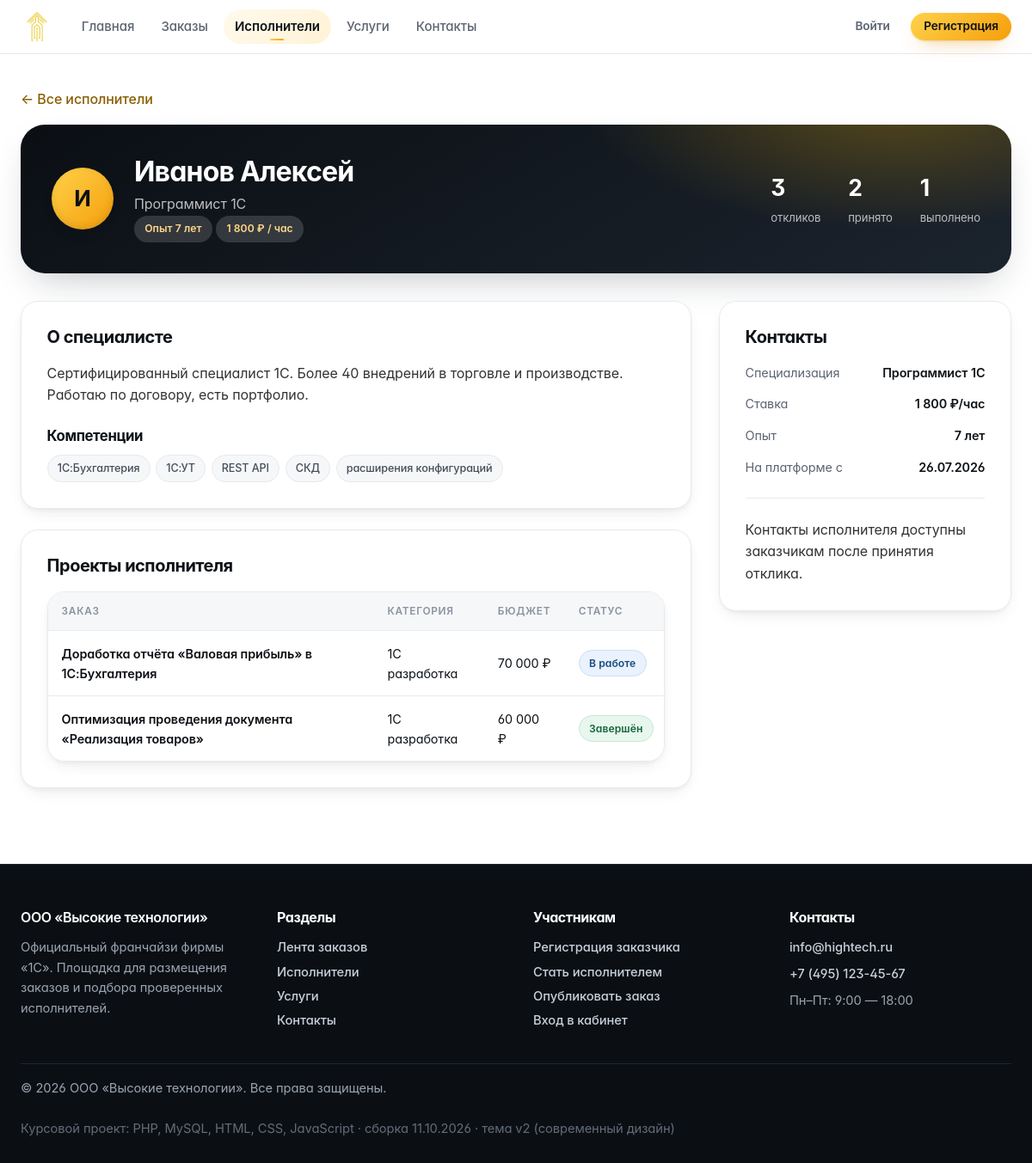
Page /freelancer.php?id=4 on the committed database.
### tables this page shows
CREATE TABLE `users` (
    `id`             INT UNSIGNED NOT NULL AUTO_INCREMENT,
    `role`           ENUM('customer','freelancer','admin') NOT NULL DEFAULT 'customer',
    `name`           VARCHAR(120)  NOT NULL COMMENT 'ФИО / название организации',
    `email`          VARCHAR(160)  NOT NULL,
    `password_hash`  VARCHAR(255)  NOT NULL,
    `phone`          VARCHAR(40)   DEFAULT NULL,
    `company`        VARCHAR(160)  DEFAULT NULL COMMENT 'Компания заказчика',
    `specialization` VARCHAR(160)  DEFAULT NULL COMMENT 'Специализация фрилансера',
    `skills`         VARCHAR(500)  DEFAULT NULL COMMENT 'Навыки через запятую',
    `rate`           INT UNSIGNED  DEFAULT NULL COMMENT 'Ставка, руб./час',
    `experience`     TINYINT UNSIGNED DEFAULT NULL COMMENT 'Опыт работы, лет',
    `about`          TEXT          DEFAULT NULL,
    `status`         ENUM('active','blocked') NOT NULL DEFAULT 'active',
    `created_at`     DATETIME      NOT NULL DEFAULT CURRENT_TIMESTAMP,
    `last_login`     DATETIME      DEFAULT NULL,
    PRIMARY KEY (`id`),
    UNIQUE KEY `uq_users_email` (`email`),
    KEY `idx_users_role` (`role`),
    KEY `idx_users_status` (`status`)
);

CREATE TABLE `orders` (
    `id`            INT UNSIGNED NOT NULL AUTO_INCREMENT,
    `customer_id`   INT UNSIGNED NOT NULL,
    `category_id`   INT UNSIGNED DEFAULT NULL,
    `freelancer_id` INT UNSIGNED DEFAULT NULL COMMENT 'Исполнитель, принятый по отклику',
    `title`         VARCHAR(200) NOT NULL,
    `description`   TEXT         NOT NULL,
    `budget`        INT UNSIGNED NOT NULL DEFAULT 0 COMMENT 'Бюджет, руб.',
    `deadline`      DATE         DEFAULT NULL COMMENT 'Срок сдачи',
    `complexity`    ENUM('low','medium','high') NOT NULL DEFAULT 'medium',
    `skills`        VARCHAR(255) DEFAULT NULL COMMENT 'Требуемые навыки',
    `status`        ENUM('open','in_progress','completed','cancelled') NOT NULL DEFAULT 'open',
    `views`         INT UNSIGNED NOT NULL DEFAULT 0,
    `created_at`    DATETIME     NOT NULL DEFAULT CURRENT_TIMESTAMP,
    `updated_at`    DATETIME     NOT NULL DEFAULT CURRENT_TIMESTAMP ON UPDATE CURRENT_TIMESTAMP,
    PRIMARY KEY (`id`),
    KEY `idx_orders_status` (`status`),
    KEY `idx_orders_category` (`category_id`),
    KEY `fk_orders_customer` (`customer_id`),
    KEY `fk_orders_freelancer` (`freelancer_id`),
    CONSTRAINT `fk_orders_customer` FOREIGN KEY (`customer_id`)
        REFERENCES `users` (`id`) ON DELETE CASCADE ON UPDATE CASCADE,
    CONSTRAINT `fk_orders_freelancer` FOREIGN KEY (`freelancer_id`)
        REFERENCES `users` (`id`) ON DELETE SET NULL ON UPDATE CASCADE,
    CONSTRAINT `fk_orders_category` FOREIGN KEY (`category_id`)
        REFERENCES `categories` (`id`) ON DELETE SET NULL ON UPDATE CASCADE
);

CREATE TABLE `categories` (
    `id`          INT UNSIGNED NOT NULL AUTO_INCREMENT,
    `name`        VARCHAR(120) NOT NULL,
    `slug`        VARCHAR(120) NOT NULL,
    `description` VARCHAR(500) DEFAULT NULL,
    `icon`        VARCHAR(80)  DEFAULT NULL COMMENT 'Файл иконки из assets/img',
    `sort_order`  TINYINT UNSIGNED NOT NULL DEFAULT 100,
    PRIMARY KEY (`id`),
    UNIQUE KEY `uq_categories_slug` (`slug`)
);

### includes/db.php (called while the page is built, shortened)
<?php
function db(): PDO
{
    static $pdo = null;
    if ($pdo instanceof PDO) {
        return $pdo;
    }
    $config = require __DIR__ . '/../config/config.php';
    $dsn = sprintf(
        'mysql:host=%s;dbname=%s;charset=%s',
        $config['host'],
        $config['dbname'],
        $config['charset']
    );
    try {
        $pdo = new PDO($dsn, $config['user'], $config['password'], [
            PDO::ATTR_ERRMODE            => PDO::ERRMODE_EXCEPTION,
            PDO::ATTR_DEFAULT_FETCH_MODE => PDO::FETCH_ASSOC,
            PDO::ATTR_EMULATE_PREPARES   => false,
        ]);
    } catch (PDOException $e) {
        http_response_code(500);
        echo '<h1>Ошибка подключения к базе данных</h1>';
        echo '<p>Проверьте параметры соединения в файле <b>config/config.php</b> '
            . 'и убедитесь, что база данных импортирована из <b>sql/database.sql</b>.</p>';
        echo '<p style="color:#999">Техническая информация: ' . htmlspecialchars($e->getMessage()) . '</p>';
        exit;
    }
    return $pdo;
}
function q(string $sql, array $params = []): PDOStatement
{
    $stmt = db()->prepare($sql);
    $stmt->execute($params);
    return $stmt;
}
function q_one(string $sql, array $params = []): ?array
{
    $row = q($sql, $params)->fetch();
    return $row === false ? null : $row;
}
function q_all(string $sql, array $params = []): array
{
    return q($sql, $params)->fetchAll();
}
function q_val(string $sql, array $params = [], $default = null)
{
    $row = q($sql, $params)->fetch(PDO::FETCH_NUM);
    return $row === false ? $default : $row[0];
}

### includes/functions.php (called while the page is built, shortened)
<?php
require_once __DIR__ . '/db.php';
function e($value): string
{
    return htmlspecialchars((string) $value, ENT_QUOTES | ENT_SUBSTITUTE, 'UTF-8');
}
function excerpt(?string $text, int $length = 180): string
{
    $text = trim(preg_replace('/\s+/u', ' ', (string) $text));
    if (mb_strlen($text, 'UTF-8') <= $length) {
        return $text;
    }
    return mb_substr($text, 0, $length - 1, 'UTF-8') . '…';
}
function current_user(): ?array
{
    static $user = null;
    static $loaded = false;
    if ($loaded) {
        return $user;
    }
    $loaded = true;
    if (empty($_SESSION['user_id'])) {
        return null;
    }
    $user = q_one(
        'SELECT * FROM users WHERE id = ? AND status = "active"',
        [(int) $_SESSION['user_id']]
    );
    return $user;
}
function user_role(): string
{
    return current_user()['role'] ?? 'guest';
}
function is_admin(): bool
{
    return user_role() === 'admin';
}
function is_customer(): bool
{
    return user_role() === 'customer';
}
function order_status_label(string $status): string
{
    return [
        'open'        => 'Открыт',
        'in_progress' => 'В работе',
        'completed'   => 'Завершён',
        'cancelled'   => 'Отменён',
    ][$status] ?? $status;
}
function order_status_class(string $status): string
{
    return [
        'open'        => 'warning',
        'in_progress' => 'info',
        'completed'   => 'success',
        'cancelled'   => 'danger',
    ][$status] ?? 'muted';
}
function money(?int $amount): string
{
    return number_format((float) $amount, 0, ',', ' ') . ' ₽';
}
function format_date(?string $date): string
{
    $ts = strtotime($date);
    return $ts ? date('d.m.Y', $ts) : '—';
}
function skills_array(?string $skills): array
{
    $parts = preg_split('/\s*,\s*/u', $skills, -1, PREG_SPLIT_NO_EMPTY);
    return $parts ?: [];
}

### freelancer.php (the view, shortened to what this page needs)
<?php
require_once __DIR__ . '/includes/functions.php';
$id = (int) ($_GET['id'] ?? 0);
$freelancer = q_one(
    'SELECT * FROM users WHERE id = ? AND role = "freelancer"',
    [$id]
);
$completedOrders = q_all(
    'SELECT o.id, o.title, o.budget, o.status, o.created_at, c.name AS category_name
       FROM orders o
       LEFT JOIN categories c ON c.id = o.category_id
      WHERE o.freelancer_id = ?
      ORDER BY o.created_at DESC
      LIMIT 8',
    [$id]
);
$stats = [
    'responses' => (int) q_val('SELECT COUNT(*) FROM responses WHERE freelancer_id = ?', [$id]),
    'accepted'  => (int) q_val('SELECT COUNT(*) FROM responses WHERE freelancer_id = ? AND status = "accepted"', [$id]),
    'done'      => (int) q_val('SELECT COUNT(*) FROM orders WHERE freelancer_id = ? AND status = "completed"', [$id]),
];
require __DIR__ . '/includes/header.php';
?>
<section class="section-sm">
    <div class="container">
        <p class="text-muted mb-2"><a href="/freelancers.php">← Все исполнители</a></p>
        <div class="profile-head">
            <span class="avatar avatar-lg"><?= e(mb_strtoupper(mb_substr($freelancer['name'], 0, 1))) ?></span>
            <div>
                <h1><?= e($freelancer['name']) ?></h1>
                <p><?= e($freelancer['specialization'] ?: 'Исполнитель платформы') ?></p>
                <span class="badge">Опыт <?= (int) $freelancer['experience'] ?> лет</span>
                <span class="badge"><?= e(money((int) $freelancer['rate'])) ?> / час</span>
            </div>
            <div class="profile-stats">
                <div><strong><?= $stats['responses'] ?></strong><span>откликов</span></div>
                <div><strong><?= $stats['accepted'] ?></strong><span>принято</span></div>
                <div><strong><?= $stats['done'] ?></strong><span>выполнено</span></div>
            </div>
        </div>
        <div class="detail-layout">
            <div>
                <div class="detail-card">
                    <h2>О специалисте</h2>
                    <p><?= nl2br(e($freelancer['about'] ?: 'Исполнитель пока не заполнил описание.')) ?></p>
                    <?php $tags = skills_array($freelancer['skills']); ?>
                    <?php if ($tags): ?>
                        <h3>Компетенции</h3>
                        <div class="skills-tags">
                            <?php foreach ($tags as $tag): ?>
                                <span class="skill-tag"><?= e($tag) ?></span>
                            <?php endforeach; ?>
                        </div>
                    <?php endif; ?>
                </div>
                <div class="detail-card">
                    <h2>Проекты исполнителя</h2>
                    <?php if ($completedOrders): ?>
                        <div class="table-wrap">
                            <table class="data-table">
                                <thead>
                                    <tr><th>Заказ</th><th>Категория</th><th>Бюджет</th><th>Статус</th></tr>
                                </thead>
                                <tbody>
                                <?php foreach ($completedOrders as $item): ?>
                                    <tr>
                                        <td class="cell-main"><a href="/order.php?id=<?= (int) $item['id'] ?>"><?= e(excerpt($item['title'], 60)) ?></a></td>
                                        <td><?= e($item['category_name'] ?? '—') ?></td>
                                        <td><?= e(money((int) $item['budget'])) ?></td>
                                        <td><span class="badge badge-<?= e(order_status_class($item['status'])) ?>"><?= e(order_status_label($item['status'])) ?></span></td>
                                    </tr>
                                <?php endforeach; ?>
                                </tbody>
                            </table>
                        </div>
                    <?php else: ?>
                        <p class="text-muted">Исполнитель ещё не выполнял заказы на платформе.</p>
                    <?php endif; ?>
                </div>
            </div>
            <aside>
                <div class="detail-card">
                    <h2>Контакты</h2>
                    <ul class="spec-list">
                        <li><span>Специализация</span><span><?= e($freelancer['specialization'] ?: '—') ?></span></li>
                        <li><span>Ставка</span><span><?= e(money((int) $freelancer['rate'])) ?>/час</span></li>
                        <li><span>Опыт</span><span><?= (int) $freelancer['experience'] ?> лет</span></li>
                        <li><span>На платформе с</span><span><?= e(format_date($freelancer['created_at'])) ?></span></li>
                    </ul>
                    <?php if (is_customer()): ?>
                        <div class="divider"></div>
                        <p class="text-muted mb-2">Свяжитесь с исполнителем после принятия его отклика на ваш заказ:</p>
                        <a class="btn btn-primary btn-block" href="/order-form.php">Опубликовать заказ</a>
                    <?php elseif (is_admin()): ?>
                        <div class="divider"></div>
                        <a class="btn btn-outline btn-block" href="/admin/user-form.php?id=<?= (int) $freelancer['id'] ?>">Редактировать в админке</a>
                    <?php else: ?>
                        <div class="divider"></div>
                        <p class="text-muted">Контакты исполнителя доступны заказчикам после принятия отклика.</p>
                    <?php endif; ?>
                </div>
            </aside>
        </div>
    </div>
</section>
<?php require __DIR__ . '/includes/footer.php'; ?>

### assets/css/base.css (style rules this page uses)
:root { --primary-yellow: #FFD700; --primary-orange: #FFA500; --accent-orange: #FF8C00; --text-dark: #1A1A1A; --text-light: #666666; --background-white: #FFFFFF; --background-light: #FAFAFA; --border-light: #E5E5E5; --shadow: 0 2px 20px rgba(0, 0, 0, 0.08); --shadow-hover: 0 8px 30px rgba(0, 0, 0, 0.12); }
* { margin: 0; padding: 0; box-sizing: border-box; }
body { font-family: 'Inter', -apple-system, BlinkMacSystemFont, sans-serif; line-height: 1.6; color: var(--text-dark); background-color: var(--background-white); font-weight: 400; }
.container { max-width: 1200px; margin: 0 auto; padding: 0 24px; }
.skill-tag { background: var(--primary-yellow); color: var(--text-dark); padding: 0.3rem 0.8rem; border-radius: 12px; font-size: 0.8rem; font-weight: 500; }
.skill-tag { background: var(--primary-yellow); color: var(--text-dark); padding: 0.4rem 0.8rem; border-radius: 15px; font-size: 0.85rem; font-weight: 500; }

### assets/css/app.css (style rules this page uses)
.section-sm { padding: 2rem 0; }
.text-muted { color: var(--text-light); }
.mb-2 { margin-bottom: 1rem; }
.badge { display: inline-flex; align-items: center; gap: .35rem; padding: .25rem .65rem; border-radius: 999px; font-size: .78rem; font-weight: 600; white-space: nowrap; }
.badge-info { background: #e4f0fb; color: #1b4f85; }
.badge-success { background: #e6f6ec; color: #1d6b3d; }
.detail-layout { display: grid; grid-template-columns: minmax(0, 1fr) 340px; gap: 2rem; align-items: start; }
.detail-card { background: #fff; border: 1px solid var(--border-light); border-radius: 16px; padding: 2rem; box-shadow: var(--shadow); }
.detail-card + .detail-card { margin-top: 1.5rem; }
.detail-card h2 { font-size: 1.35rem; margin-bottom: 1rem; }
.detail-card h3 { font-size: 1.05rem; margin: 1.5rem 0 .75rem; }
.detail-card p { color: #333; }
.spec-list { list-style: none; display: grid; gap: .85rem; }
.spec-list li { display: flex; justify-content: space-between; gap: 1rem; font-size: .93rem; }
.spec-list li span:first-child { color: var(--text-light); }
.spec-list li span:last-child { font-weight: 600; text-align: right; }
.skills-tags { display: flex; gap: .5rem; flex-wrap: wrap; }
.skill-tag { background: var(--background-light); border: 1px solid var(--border-light); border-radius: 999px; padding: .25rem .75rem; font-size: .8rem; color: var(--text-dark); }
.avatar { width: 42px; height: 42px; border-radius: 50%; background: linear-gradient(135deg, var(--primary-yellow), var(--primary-orange)); color: #1a1a1a; font-weight: 700; display: flex; align-items: center; justify-content: center; flex: 0 0 42px; }
.avatar-lg { width: 72px; height: 72px; flex: 0 0 72px; font-size: 1.6rem; }
.profile-head { display: flex; gap: 1.5rem; align-items: center; background: linear-gradient(135deg, #1a1a1a, #2e2b23); color: #fff; border-radius: 18px; padding: 2rem; margin-bottom: 2rem; flex-wrap: wrap; }
.profile-head h1 { font-size: 1.8rem; margin-bottom: .35rem; }
.profile-head p { color: rgba(255, 255, 255, .72); }
.profile-head .badge { background: rgba(255, 255, 255, .15); color: #ffd88a; }
.profile-stats { display: flex; gap: 2rem; margin-left: auto; flex-wrap: wrap; }
.profile-stats div strong { display: block; font-size: 1.5rem; }
.profile-stats div span { font-size: .82rem; color: rgba(255, 255, 255, .7); }
.table-wrap { background: #fff; border: 1px solid var(--border-light); border-radius: 14px; overflow-x: auto; box-shadow: var(--shadow); }
table.data-table { width: 100%; border-collapse: collapse; font-size: .9rem; min-width: 720px; }
.data-table th, .data-table td { padding: .85rem 1rem; text-align: left; border-bottom: 1px solid var(--border-light); vertical-align: middle; }
.data-table th { background: var(--background-light); font-weight: 600; font-size: .82rem; text-transform: uppercase; letter-spacing: .03em; color: var(--text-light); white-space: nowrap; }
.data-table tbody tr:last-child td { border-bottom: 0; }
.data-table .cell-main { font-weight: 600; }
.divider { height: 1px; background: var(--border-light); margin: 1.5rem 0; }

### rows in the picture
users: name "И", name "Иванов Алексей", specialization "Программист 1С", experience "7", rate "1 800 ₽", about "Сертифицированный специалист 1С. Более 40 внедрений в торговле и производстве. Работаю по договору, есть портфолио.", skills "1С:Бухгалтерия", skills "1С:УТ", skills "REST API", skills "СКД", skills "расширения конфигураций", created_at "26.07.2026"
orders: title "Доработка отчёта «Валовая прибыль» в 1С:Бухгалтерия", category.name "1С разработка", budget "70 000 ₽", status "В работе"
orders: title "Оптимизация проведения документа «Реализация товаров»", category.name "1С разработка", budget "60 000 ₽", status "Завершён"

### other values in the picture
$stats['responses'] "3"
$stats['accepted'] "2"
$stats['done'] "1"
APP_BUILD "11.10.2026 · тема v2 (современный дизайн)"
